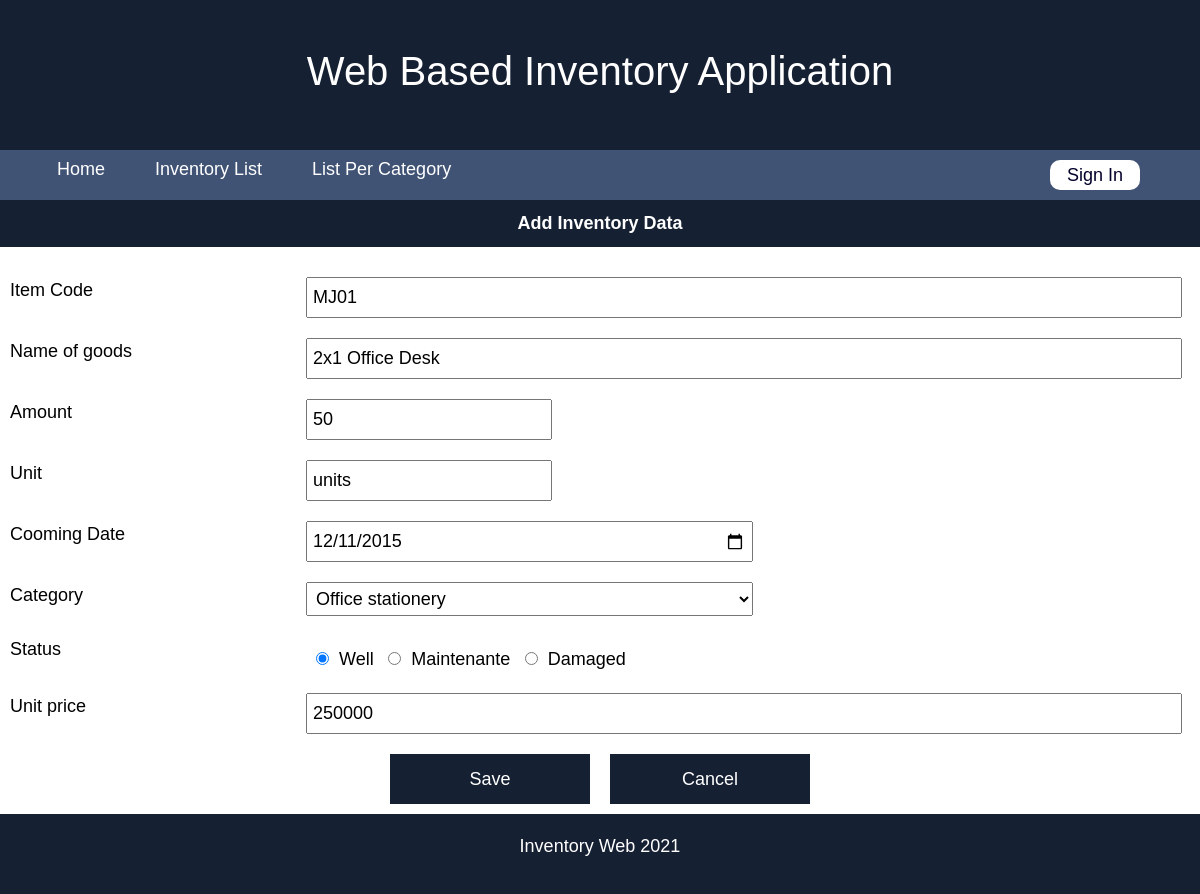
The page /edit-form.php?id=MJ01 on the database its author committed.
### tables this page shows
CREATE TABLE `inventory` (
  `item_id` varchar(10) NOT NULL,
  `item_name` varchar(30) NOT NULL,
  `amount` int(11) NOT NULL,
  `unit` varchar(15) NOT NULL,
  `arrival_date` date NOT NULL,
  `category` varchar(20) NOT NULL,
  `item_status` varchar(20) NOT NULL,
  `price` int(20) NOT NULL
);

### edit-form.php (the view, shortened to what this page needs)
<!DOCTYPE html>
<html lang="en">
<head>
    <link href="https://cdn.jsdelivr.net/npm/bootstrap@5.1.3/dist/css/bootstrap.min.css" rel="stylesheet">
    <link rel="stylesheet" href="css-add.css">
    <link rel="stylesheet" href="nav.css">
</head>
<body>
    <div class="header">
        <h1>Web Based Inventory Application</h1>
    </div>
    <div class="nav-container">
        <ul class="nav-item">
            <li><a href="home.php">Home</a></li>
            <li><a href="list-inventory.php">Inventory List</a></li>
            <li>
                <div class="dropdown">
                    <a href="">List Per Category</a>
                </div>
            </li>
        </ul>
        <?php
      if(empty($_SESSION['username'])){
        echo "<a href='login.php'><button class='sign-in'>Sign In</button></a>";
      }else{
        echo "<a href='logout.php'><button class='sign-in'>Logout</button></a>";
      }
    ?>
    </div>
    <?php
         $id = $_GET['id'];
         include 'db/connect.php';
         $sql = "SELECT * FROM inventory WHERE item_id = '$id';";
         $query = $connection->query($sql);
         if($query){
             $data = $query->fetch_object();
             $itemId = $data->item_id;
             $itemName = $data->item_name;
             $amount = $data->amount;
             $unit = $data->unit;
             $coming = $data->arrival_date;
             $category = $data->category;
             $itemStatus = $data->item_status;
             $price = $data->price;
         }else{
             header("location:list-inventory.php?edit=error");
         }
    ?>
    <div class="content-container">
        <div class="head-content">
            Add Inventory Data
        </div>
        <form action="check-edit.php?id=<?php echo $id ?>" method="post">
            <div class="row">
                <div class="col-3">
                    <label>Item Code</label>
                </div>
                <div class="col-9">
                    <input style="width:98%;" type="text" name="item_code" placeholder="Item code" value="<?php echo $itemId?>">
                </div>
            </div>
            <div class="row">
                <div class="col-3">
                    <label>Name of goods</label>
                </div>
                <div class="col-9">
                    <input style="width:98%;" type="text" name="name" placeholder="Name of goods" value="<?php echo $itemName?>">
                </div>
            </div>
            <div class="row">
                <div class="col-3">
                    <label >Amount</label>
                </div>
                <div class="col-9">
                    <input type="number" min="0" name="amount" placeholder="Amount" value="<?php echo $amount?>">
                </div>
            </div>
            <div class="row">
                <div class="col-3">
                    <label >Unit</label>
                </div>
                <div class="col-9">
                    <input type="text" name="unit" placeholder="Unit" value="<?php echo $unit?>">
                </div>
            </div>
            <div class="row">
                <div class="col-3">
                    <label >Cooming Date</label>
                </div>
                <div class="col-9">
                    <input style="width:50%;" type="date" name="coming_date" value="<?php echo $coming?>">
                </div>
            </div>
            <div class="row">
                <div class="col-3">
                    <label >Category</label>
                </div>
                <div class="col-9">
                <select name="category" style="width:50%;">
                    <option
                        <?php
                        if($category=="Office stationery"){
                            echo "selected";
                        }
                        ?>
                        value="Office stationery">Office stationery
                    </option>
                </select>
                </div>
            </div>
            <div class="row">
                <div class="col-3">
                    <label >Status</label>
                </div>
                <div class="col-9">
                <input
                    type="radio" id="well" name="status" value="Well"
                    <?php
                        if($itemStatus=="Well"){
                            echo "checked";
                        }
                    ?>
                    ><label for="well">Well</label>
		        <input
                    type="radio" id="maintenance" name="status" value="Maintenance"
                    <?php
                        if($itemStatus=="Maintenance"){
                            echo "checked";
                        }
                    ?>
                    ><label for="maintenance">Maintenante</label>
                <input
                    type="radio" id="damaged" name="status" value="Damaged"
                    <?php
                        if($itemStatus=="Damaged"){
                            echo "checked";
                        }
                    ?>
                    ><label for="damaged">Damaged</label>
                </div>
            </div>
            <div class="row">
                <div class="col-3">
                    <label>Unit price</label>
                </div>
                <div class="col-9">
                    <input style="width:98%;" type="number" name="price" placeholder="Unit Price" min="0" value="<?php echo $price?>">
                </div>
            </div>
            <div class="row btn-wrap" style="text-align: center;">
                <input class="btn-form" type="submit" name="submit" value="Save">
                <a class="btn-form" href="list-inventory.php">Cancel</a>
            </div>
        </form>
    </div>
    <div class="footer">
        <p>Inventory Web 2021</p>
    </div>
</body>
</html>

### css-add.css (style rules this page uses)
body { font-family: sans-serif; }
.content-container { width: 1200px; margin: 0 auto; background-color: white; color: black; text-align: left; }
.head-content { padding: 10px; margin-bottom: 20px; text-align: center; background: #162033; color: white; font-weight: 600; font-size: 18px; }
.content-container .col-9 { margin-top: 10px; margin-bottom: 10px; }
.content-container label { margin-top: 10px; padding-left: 10px; font-size: 18px; }
.content-container input, select, option { padding: 5px; font-size: 18px; }
.content-container input[type="radio"] { margin-left: 10px; }
.btn-wrap { display: flex; align-items: center; justify-content: center; }
.btn-form { width: 200px; height: 50px; border: 1px; background: #162033; color: white; text-decoration: none; margin: 10px 10px 10px 10px; font-size: 18px; }
.row a { display: flex; align-items: center; justify-content: center; }

### nav.css (style rules this page uses)
body { font-family: sans-serif; }
.header { display: flex; align-items: center; justify-content:center; width: 100%; height: 150px; background-color: #162033; color: white; text-align: center; font-size: 40px; font-weight: 600; }
.footer { display: flex; align-items: center; justify-content:center; width: 100%; height: 80px; background-color: #162033; color: white; text-align: center; font-size: 18px; }
.nav-container { background: #405375; width: 100%; margin: 0px; display: flex; align-items: center; justify-content: space-between; height: 50px; font-size: 18px; }
.nav-container ul { display: flex; }
.nav-item { padding-top: 5px; left: 0px; }
.nav-item li { list-style: none; margin-top: auto; }
.nav-item li a { color: white; text-decoration: none; padding: 10px 25px; }
.nav-item .dropdown { overflow: inherit; }
.sign-in { width: 90px; height: 30px; background: white; color: rgb(3, 0, 43); border-radius: 10px; border: none; text-align: center; text-decoration: none; display: inline-block; cursor: pointer; margin-right: 60px; font-size: 18px; }

### rows shown on the page
inventory: item_code "MJ01", name "2x1 Office Desk", amount "50", unit "units", coming_date "12/11/2015", category "Office stationery", item_status "☑ Well", item_status "☐ Maintenante", item_status "☐ Damaged", price "250000"
